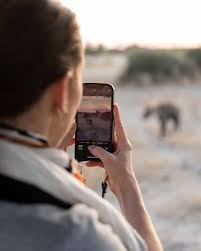
#> input picture img_teste/img_teste.jpg, 201 x 251 px
$ python detect_custom.py
#> lines starting #> are read from the running program, lines starting #| are printed output that depends on the picture
#> in testar_classificador, imagem_original is the input picture: shape (251, 201, 3); mean B, G, R 121.6, 126.6, 138.2
import cv2
import os

# Caminho para o classificador treinado
CLASSIFICADOR_PATH = "classificador_3/cascade.xml"

# Caminho da imagem de teste
IMAGEM_TESTE_PATH = "img_teste/img_teste.jpg"  # O caminho da imagem desejada

# Dimensão para redimensionar a imagem
LARGURA_PADRAO = 640

def preprocessar_imagem(imagem):
    # Redimensiona proporcionalmente
    h, w = imagem.shape[:2]
#> h = 251; w = 201
    escala = LARGURA_PADRAO / w
#> escala = 3.18
    nova_dim = (LARGURA_PADRAO, int(h * escala))
#> nova_dim = (640, 799)
    imagem = cv2.resize(imagem, nova_dim)

    # Converte para escala de cinza
    cinza = cv2.cvtColor(imagem, cv2.COLOR_BGR2GRAY)
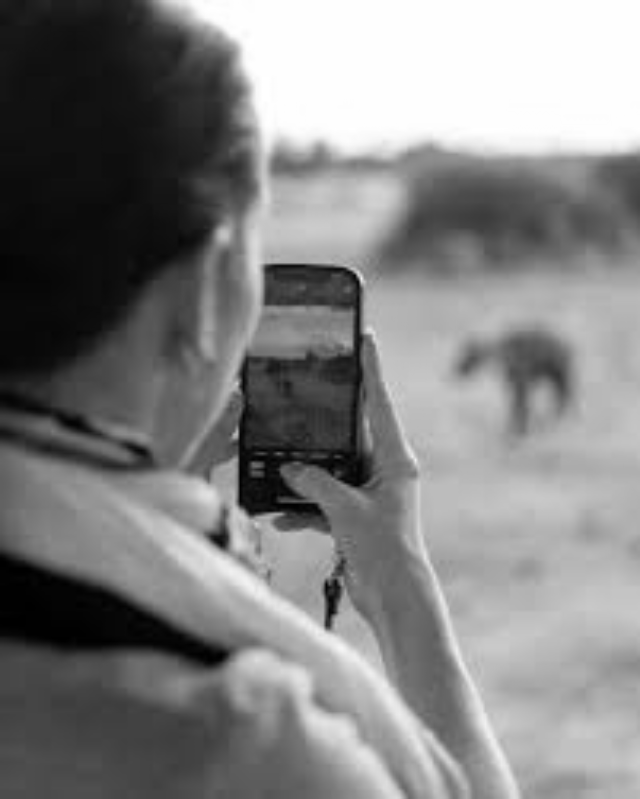
#> cinza: shape (799, 640); min 0, max 255, mean 129.4

    # Aplica blur para reduzir ruído
    borrada = cv2.GaussianBlur(cinza, (5, 5), 0)

    # Equaliza histograma para melhorar contraste
    equalizada = cv2.equalizeHist(borrada)

    return imagem, equalizada

def testar_classificador():
    print("✅ Carregando classificador...")
    classificador = cv2.CascadeClassifier(CLASSIFICADOR_PATH)

    if classificador.empty():
        print("❌ Falha ao carregar o classificador!")
        return
    else:
        print("✅ Classificador carregado com sucesso.")

    if not os.path.exists(CLASSIFICADOR_PATH):
        print("❌ Classificador não encontrado!")
        return

    classificador = cv2.CascadeClassifier(CLASSIFICADOR_PATH)
    imagem_original = cv2.imread(IMAGEM_TESTE_PATH)
    if imagem_original is None:
        print("❌ Erro ao carregar a imagem.")
        return

    imagem_exibicao, imagem_pre = preprocessar_imagem(imagem_original)

    deteccoes = classificador.detectMultiScale(
        imagem_pre,
        scaleFactor=1.30,
        minNeighbors=20,
        minSize=(40, 80),
        flags=cv2.CASCADE_SCALE_IMAGE
    )
#> deteccoes = [[223, 235, 193, 386], [181, 190, 251, 502]]

    for (x, y, w, h) in deteccoes:
        cv2.rectangle(imagem_exibicao, (x, y), (x + w, y + h), (0, 255, 0), 2)
#> this loop made 2 passes
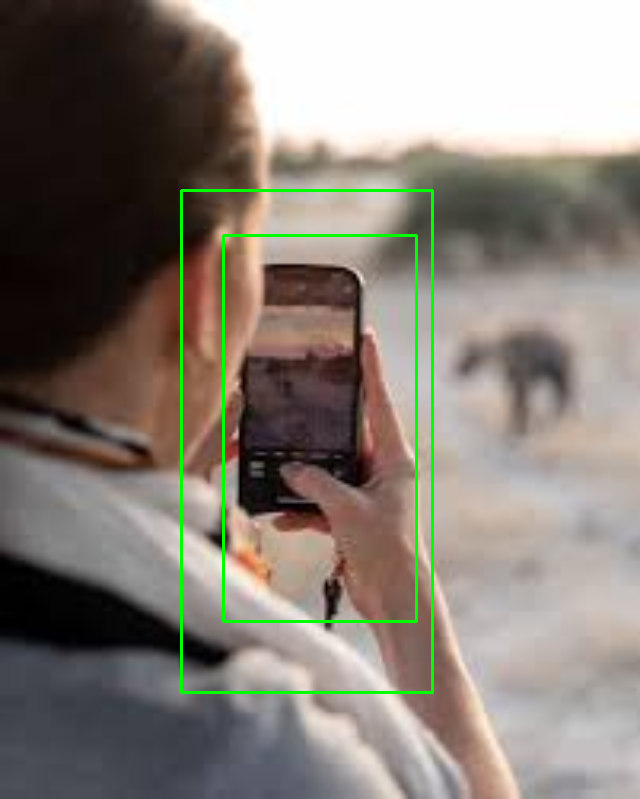
#> imagem_exibicao: shape (799, 640, 3); mean of channels 0, 1, 2 119.5, 128.4, 135.7; drawn as B, G, R

    print(f"📦 {len(deteccoes)} objetos detectados.")
#| 📦 2 objetos detectados.
    cv2.imshow("Resultado", imagem_exibicao)
    cv2.waitKey(0)
    cv2.destroyAllWindows()

if __name__ == "__main__":
    testar_classificador()

$ run again, with img_teste/img_1.png saved as img_teste/img_teste.jpg
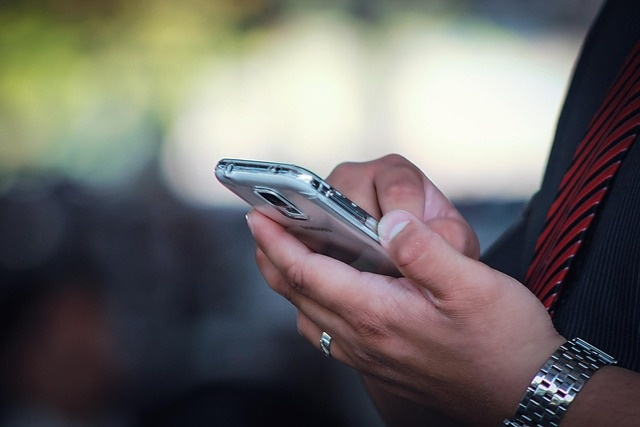
#> input picture img_teste/img_1.png, 640 x 427 px
#> in testar_classificador, imagem_original is the input picture: shape (427, 640, 3); mean B, G, R 102.3, 105.4, 108.7
#> in preprocessar_imagem, `cinza = cv2.cvtColor(imagem, cv2.COLOR_BGR2GRAY)`:
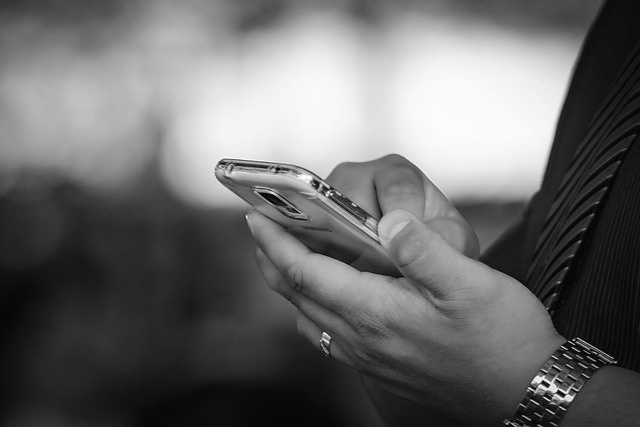
#> cinza: shape (427, 640); min 1, max 254, mean 106
#> in preprocessar_imagem, `equalizada = cv2.equalizeHist(borrada)`:
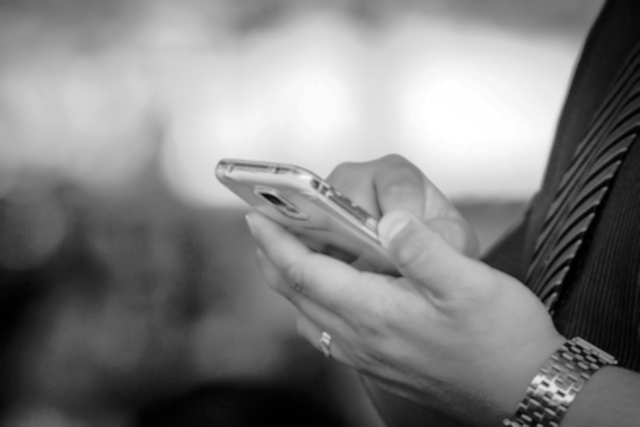
#> equalizada: shape (427, 640); min 0, max 255, mean 128.2
#> deteccoes = ()
#| 📦 0 objetos detectados.

$ run again, with img_teste/img_2.png saved as img_teste/img_teste.jpg
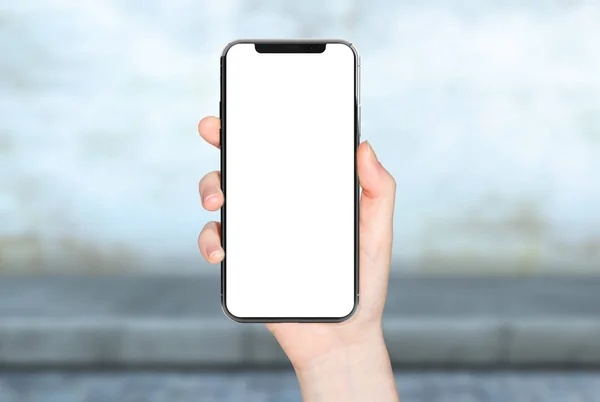
#> input picture img_teste/img_2.png, 600 x 402 px
#> in testar_classificador, imagem_original is the input picture: shape (402, 600, 3); mean B, G, R 208.8, 203.5, 193.3
#> in preprocessar_imagem, `equalizada = cv2.equalizeHist(borrada)`:
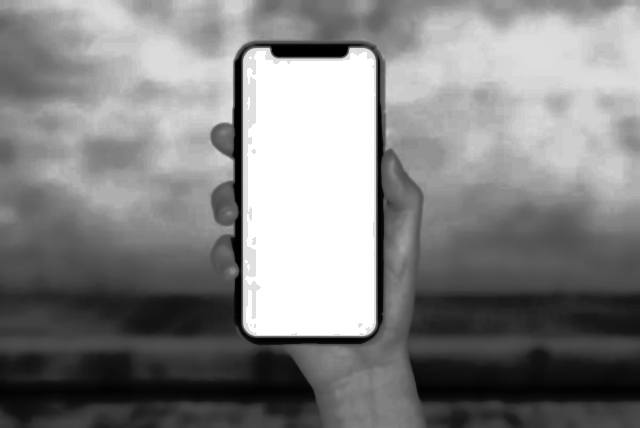
#> equalizada: shape (428, 640); min 0, max 255, mean 130.6
#> deteccoes = [[364, 74, 88, 176]]
#> the loop in testar_classificador, `for (x, y, w, h) in deteccoes:` made 1 pass
#> after the loop in testar_classificador, `for (x, y, w, h) in deteccoes:`:
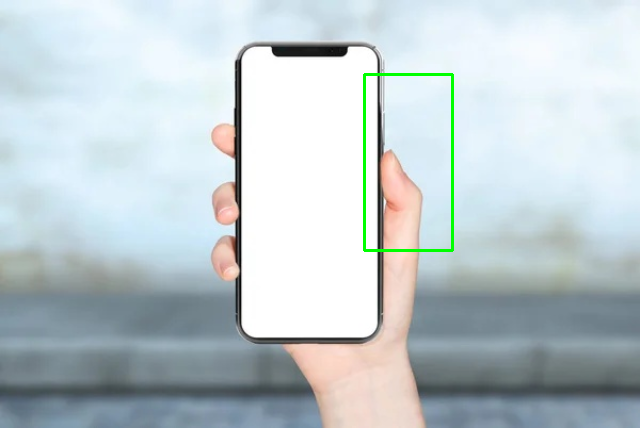
#> imagem_exibicao: shape (428, 640, 3); mean of channels 0, 1, 2 207.3, 203.5, 191.9; drawn as B, G, R
#| 📦 1 objetos detectados.
